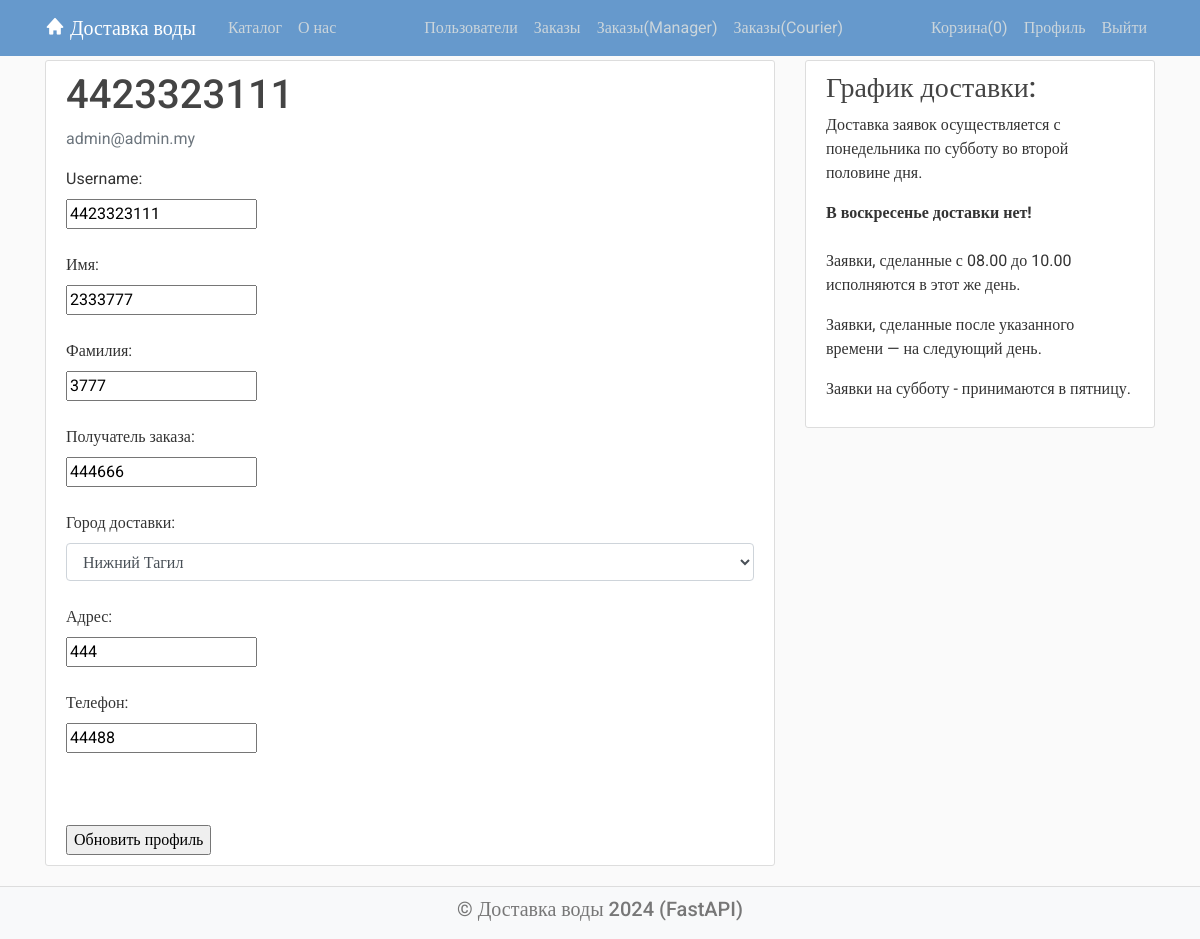
Page /user/profile/8 (signed in) on the earlier database version.
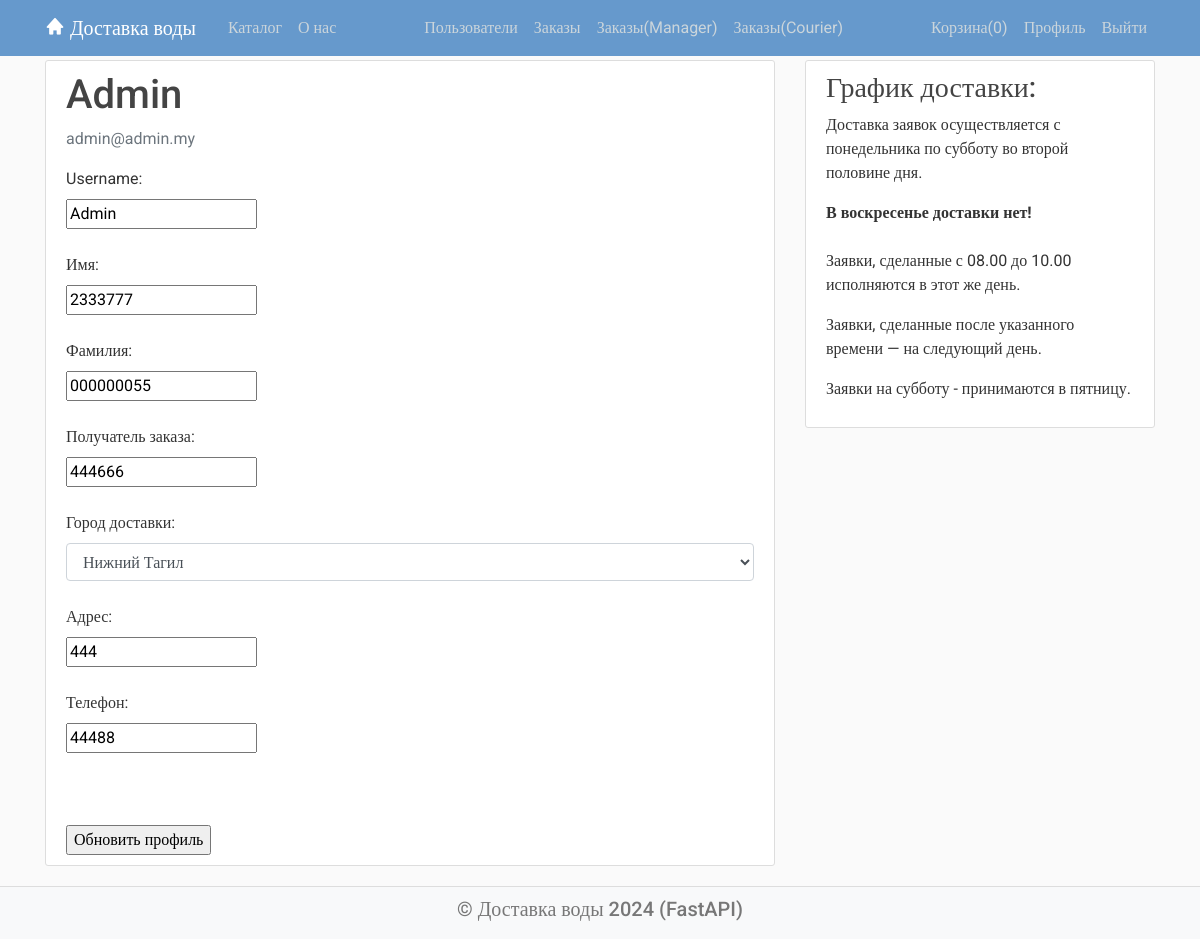
Same page on the later database version.
### models/user.py (models this page shows, shortened)
class User(Base):
    __tablename__ = 'users'
    id = Column(Integer, primary_key=True, index=True)
    username = Column(String)
    email = Column(String, unique=True, index=True)
    password = Column(String)  # пароль
    is_active = Column(Boolean, default=True)
    is_admin = Column(Boolean, default=False)
    profile = relationship('Profile', foreign_keys=[Profile.user_id], back_populates='user', uselist=False)  # профиль
    orders = relationship('Order', foreign_keys=[Order.user_id], back_populates='user')
    managed_orders = relationship('Order', foreign_keys=[Order.manager_id], back_populates='manager')
    courier_orders = relationship('Order', foreign_keys=[Order.courier_id], back_populates='courier')

class Profile(Base):
    __tablename__ = 'profiles'
    id = Column(Integer, primary_key=True, index=True)
    firstname = Column(String, default=None)
    lastname = Column(String, default=None)
    customer_name = Column(String, default=None)
    phone = Column(String, default=None)
    address = Column(String, default=None)
    user_id = Column(Integer, ForeignKey('users.id'), index=True, nullable=False)
    user = relationship('User', foreign_keys=[user_id], back_populates='profile')
    city_id = Column(Integer, ForeignKey('cities.id'), index=True, default=None)
    city = relationship("City", back_populates="profiles")
    is_manager = Column(Boolean, default=False)
    is_courier = Column(Boolean, default=False)

### routers/user.py (the view)
@router.get("/profile/{user_id}", response_class=HTMLResponse)
async def get_profile(request: Request, db: Annotated[Session, Depends(get_db)], user_id: int = None):
    messages = request.session.get('messages', [])
    user = get_current_user(request, db)  # получаем текущего пользователя
    if not user.is_authenticated():
        raise HTTPException(status_code=401, detail="Unauthorized")
    print(user_id)
    if not user_id:  # если пользователь не передан
        user_id = user.id
    user_form = db.query(User).filter(User.id == user_id).first()
    cities = get_cities(db)  # получаем список городов
    return templates.TemplateResponse("/users/profile.html",
                                      {"request": request,
                                       "cities": cities,
                                       "cart_items_count": request.session.get("cart_items_count", 0),
                                       "user": user,
                                       "user_form": user_form,
                                       "messages": messages})

### templates/users/profile.html (shortened to what this page needs)
{% extends "main.html" %}
{% block content %}
<div class="content-section" xmlns="http://www.w3.org/1999/html">
    <div class="media">
        <div class="media-body">
            <h2 class="account-heading">{{ user_form.username }}</h2>
            <p class="text-secondary">{{ user_form.email }}</p>
        </div>
    </div>
    <form action="/user/update" method="post">
        <label for="username">Username:</label><br>
        <input type="text" id="username" name="username" value="{{ user_form.username }}" required><br>
        <br>
        <label for="firstname">Имя:</label><br>
        <input type="text" id="firstname" name="firstname" value="{{ user_form.profile.firstname }}"><br>
        <br>
        <label for="lastname">Фамилия:</label><br>
        <input type="text" id="lastname" name="lastname" value="{{ user_form.profile.lastname }}"><br>
        <br>
        <label for="customer_name">Получатель заказа:</label><br>
        <input type="text" id="customer_name" name="customer_name" value="{{ user_form.profile.customer_name }}"><br>
        <br>
        <label for="city">Город доставки:</label>
        <select id="city" name="city" class="form-control" required>
            {% for city in cities %}
            <option value="{{ city.id }}" {{
            'selected' if city.id == user_form.profile.city_id else '-----'}}>{{ city.name }}</option>
            {% endfor %}
        </select>
        <br>
        <label for="address">Адрес:</label><br>
        <input type="text" id="address" name="address" value="{{ user_form.profile.address }}"><br>
        <br>
        <label for="phone">Телефон:</label><br>
        <input type="text" id="phone" name="phone" value="{{ user_form.profile.phone }}"><br>
        <br>
        <br><br>
        <input type="submit" value="Обновить профиль">
    </form>
</div>
{% endblock content %}

### templates/main.html (shortened to what this page needs)
<!DOCTYPE html>
<html>
<head>
    <link rel="stylesheet" href="https://maxcdn.bootstrapcdn.com/bootstrap/4.0.0/css/bootstrap.min.css"
>
    <link href='https://unpkg.com/boxicons@2.1.2/css/boxicons.min.css' rel='stylesheet'>
    <link rel="stylesheet" href="/static/styles.css?v=1.0">
</head>
<body>
<header class="site-header">
    <nav class="navbar navbar-expand-md navbar-dark bg-blue fixed-top">
        <div class="container">
            <a class="navbar-brand mr-4" href="/"><i class='bx bxs-home bx-tada-hover'></i>
                Доставка воды</a>
            <div class="collapse navbar-collapse" id="navbarToggle">
                <div class="navbar-nav mr-auto">
                    <a class="nav-item nav-link" href="/spr/products">Каталог</a>
                    <a class="nav-item nav-link" href="/about">О нас</a>
                </div>
                <div class="navbar-nav mr-auto">
                    {% if user.is_authenticated() %}
                        <a class="nav-item nav-link" href="/user">Пользователи</a>
                        <a class="nav-item nav-link" href="/order/list">Заказы</a>
                        <a class="nav-item nav-link" href="/order/manager">Заказы(Manager)</a>
                        <a class="nav-item nav-link" href="/order/courier">Заказы(Courier)</a>
                    {% endif %}
                </div>
                <div class="navbar-nav">
                    <a class="nav-item nav-link" href="/cart">
                        Корзина(<span id="cart-count">{{ cart_items_count }}</span>)
                    </a>
                    {% if user.is_authenticated() %}
                    <a class="nav-item nav-link" href="/user/profile/{{ user.id }}">Профиль</a>
                        <a class="nav-item nav-link" href="/user/logout">Выйти</a>
                    {% else %}
                    <a class="nav-item nav-link" href="/user/login">Вход</a>
                    <a class="nav-item nav-link" href="/user/register">Регистрация</a>
                    {% endif %}
                </div>
            </div>
        </div>
    </nav>
</header>
<main role="main" class="content container">
    <div class="row">
        <div class="col-md-8">
            {% block content %}{% endblock %}
        </div>
        {% if title != "Заказы" %}
        <div class="col-md-4">
            <div class="content-section">
                <h3>График доставки:</h3>
                <p>Доставка заявок осуществляется с понедельника по субботу во второй половине дня. </p>
                <strong>В воскресенье доставки нет! </strong>
                <br><br>
                <p>Заявки, сделанные с 08.00 до 10.00 исполняются в этот же день. <br></p>
                <p>Заявки, сделанные после указанного времени — на следующий день. <br></p>
                <p>Заявки на субботу - принимаются в пятницу.</p>
            </div>
        </div>
        {% endif %}
    </div>
</main>
<footer class="text-center bg-grey">
    <h5><a href="/">© Доставка воды 2024 (FastAPI)</a></h5>
</footer>
</body>
</html>

### static/styles.css (style rules this page uses)
body { margin:0; padding:0; background: #fafafa; color: #333333; margin-top: 5rem; font-family:Roboto; }
h1, h2, h3, h4, h5, h6 { color: #444444; }
.bg-blue { background-color: #6699cc; }
.site-header .navbar-nav .nav-link { color: #cbd5db; }
.content-section { background: #ffffff; padding: 10px 20px; border: 1px solid #dddddd; border-radius: 3px; margin-bottom: 20px; }
.account-heading { font-size: 2.5rem; }
footer { position: sticky!important; top: 100%; padding-top:25px; padding-bottom:25px; border-top:1px solid #ddd; }
footer a { color:#777 }

### templates/main.html (style rules this page uses)
body { display: flex; flex-direction: column; min-height: 100vh; margin: 0; }
.content { flex: 1; padding-top: 60px; }
footer { background: #f8f9fa; text-align: center; padding: 10px 0; }

Differences in the rows shown:
changed User "admin@admin.my": username "4423323111" → "Admin"
changed Profile: lastname "3777" → "000000055"
